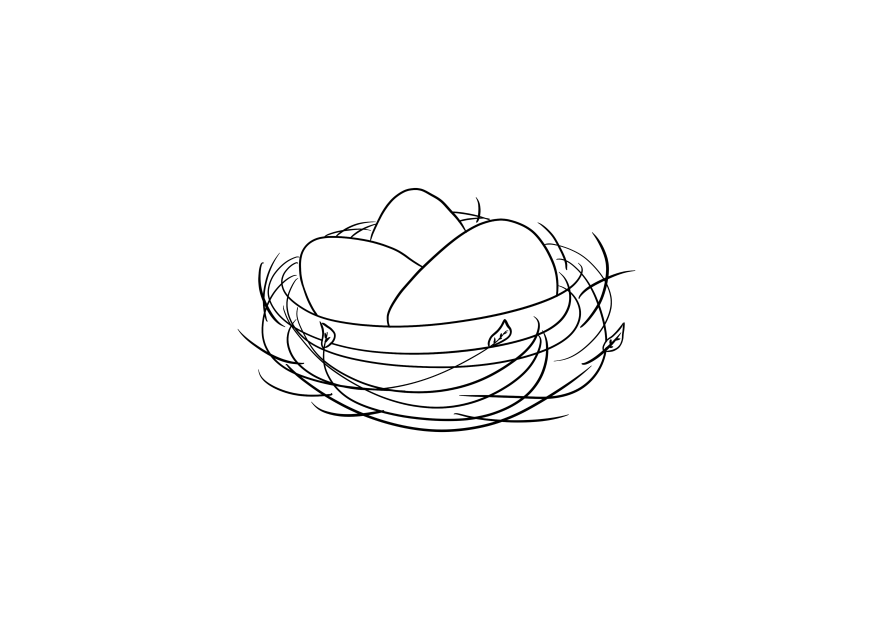
#> input picture Grafikprojekte/ET_Wortlaenge/1.png, 3508 x 2480 px (shown at 1/4 size); its folder holds 2 pictures in this run
$ python wortlaenge.py
#> lines starting #> are read from the running program, lines starting #| are printed output that depends on the picture
import numpy as np
from PIL import Image, ImageDraw, ImageFont
import os

v = np.array([1, 2])
plus = np.array([2, 2])
fontsFolder = 'C:\Windows\Fonts'
arialFont = ImageFont.truetype(os.path.join(fontsFolder, 'Arial.ttf'), 150)
words = ['Nest', 'Besen', 'Kuh', 'Elefant', 'Boot', 'Flugzeug', 'Cent', 'Flasche', 'Topf', 'Fernseher', 'Mund', 'Globus', 'Ente', 'Pinguin', 'Maus', 'Schlange', 'Stift', 'Tasche', 'Korn', 'Apfel', 'Tür', 'Hubschrauber', 'Fuß', 'Auge', 'Hai', 'Katze', 'Huhn', 'Finger', 'Schiff', 'Fahrrad', 'Ball', 'Zitrone', 'Brot', 'Erdbeere', 'Ei', 'Kirsche', 'Zug', 'Ziege', 'Baum', 'Hummel', 'Haus', 'Löffel', 'Hose', 'Banane']
for i in range(22):
    if i > 0:
        v = v+plus
    image1 = Image.open(str(v[0]) + '.png')
#> image1 is the input picture: PIL image 3508x2480 RGBA; mean R, G, B, A 250.5, 250.5, 250.5, 255
    widthcrop, heightcrop = image1.size
#> widthcrop = 3508; heightcrop = 2480
    image1square = image1.crop((widthcrop*0.15, 0, widthcrop*0.85, heightcrop))
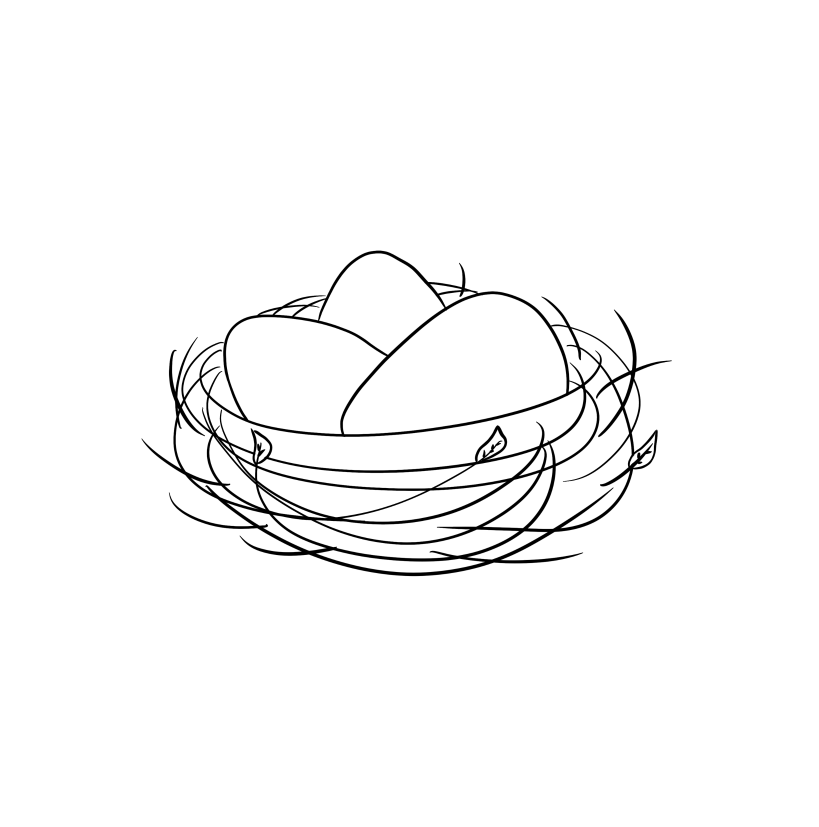
#> image1square: PIL image 2456x2480 RGBA (shown at 1/3 size); mean R, G, B, A 248.6, 248.6, 248.6, 255
    stimwidth, stimheight = image1square.size
#> stimwidth = 2456; stimheight = 2480
    draw1 = ImageDraw.Draw(image1square)
    stim1 = draw1.text((stimwidth*0.4, stimheight*0.9), str(words[v[0]-1]), fill='black', font=arialFont)
    image2 = Image.open(str(v[1]) + '.png')
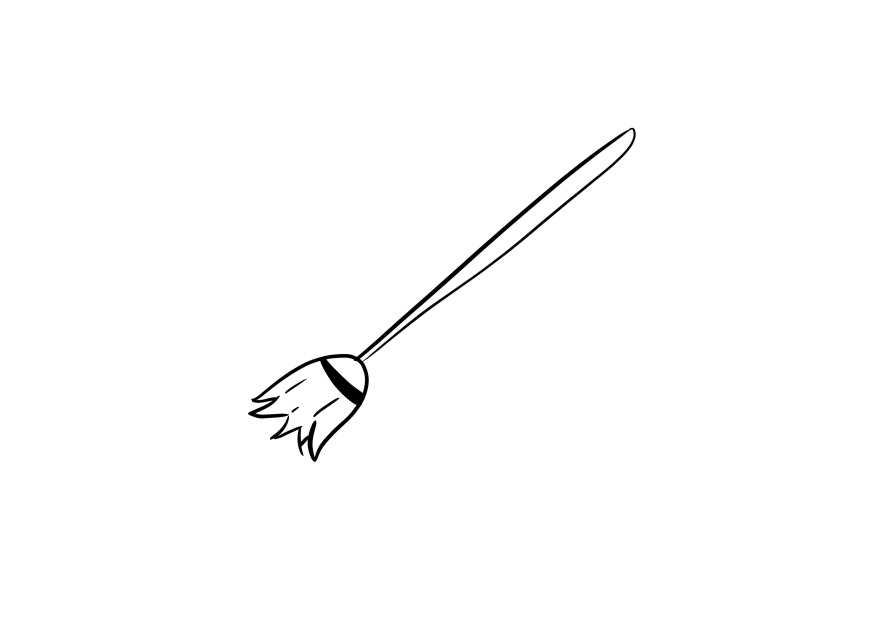
#> input picture Grafikprojekte/ET_Wortlaenge/2.png, 3508 x 2480 px (shown at 1/4 size)
#> image2 is the input picture: PIL image 3508x2480 RGBA; mean R, G, B, A 252.8, 252.8, 252.8, 255
    image2square = image2.crop((widthcrop*0.15, 0, widthcrop*0.85, heightcrop))
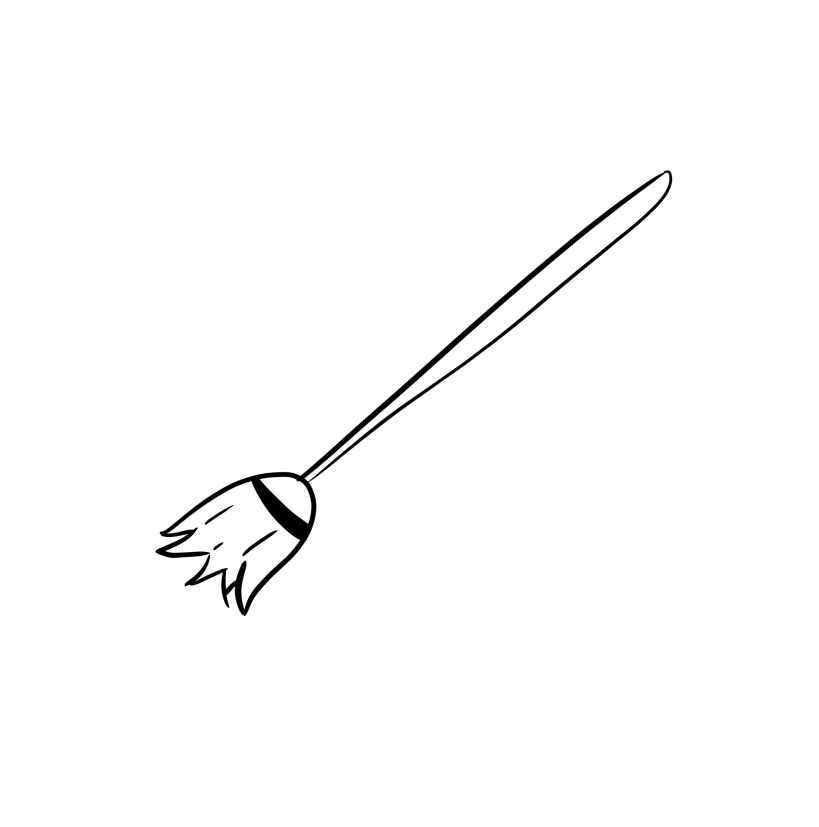
#> image2square: PIL image 2456x2480 RGBA (shown at 1/3 size); mean R, G, B, A 251.9, 251.9, 251.9, 255
    draw2 = ImageDraw.Draw(image2square)
    stim2 = draw2.text((stimwidth * 0.4, stimheight * 0.9), str(words[v[1]-1]), fill='black', font=arialFont)
    width, height = image1square.size
#> width = 2456; height = 2480
    hg = Image.new('RGBA', (width*2, height), 'white')
#> hg: PIL image 4912x2480 RGBA; every value is 255
    coord1 = [0, 0]
    coord2 = [width+1, 0]
#> coord2 = [2457, 0]

    for j in range(2):
        if j == 0:
            a_1 = [coord1, coord2]
            A = np.array(a_1)
        elif j == 1:
            a_1 = [coord2, coord1]
            A = np.array(a_1)
        hgKopie = hg.copy()
        paste1 = [int(coord) for coord in A[0]]
        paste2 = [int(coord) for coord in A[1]]
        hgKopie.paste(image1square, tuple(paste1))
        hgKopie.paste(image2square, tuple(paste2))
        hgKopie.save('Stimulus' + str(words[v[1]-1]) + '_' + str(words[v[0]-1]) + '.png')
        hgKopie = hg.copy()
        hgKopie.paste(image1square, tuple(paste2))
        hgKopie.paste(image2square, tuple(paste1))
        hgKopie.save('Stimulus' + str(words[v[0]-1]) + '_' + str(words[v[1]-1]) + '.png')
#> this loop made 2 passes
#> pass 1, `hgKopie.save('Stimulus' + str(words[v[1]-1]) + '_' + str(words[v[0]-1]..`:
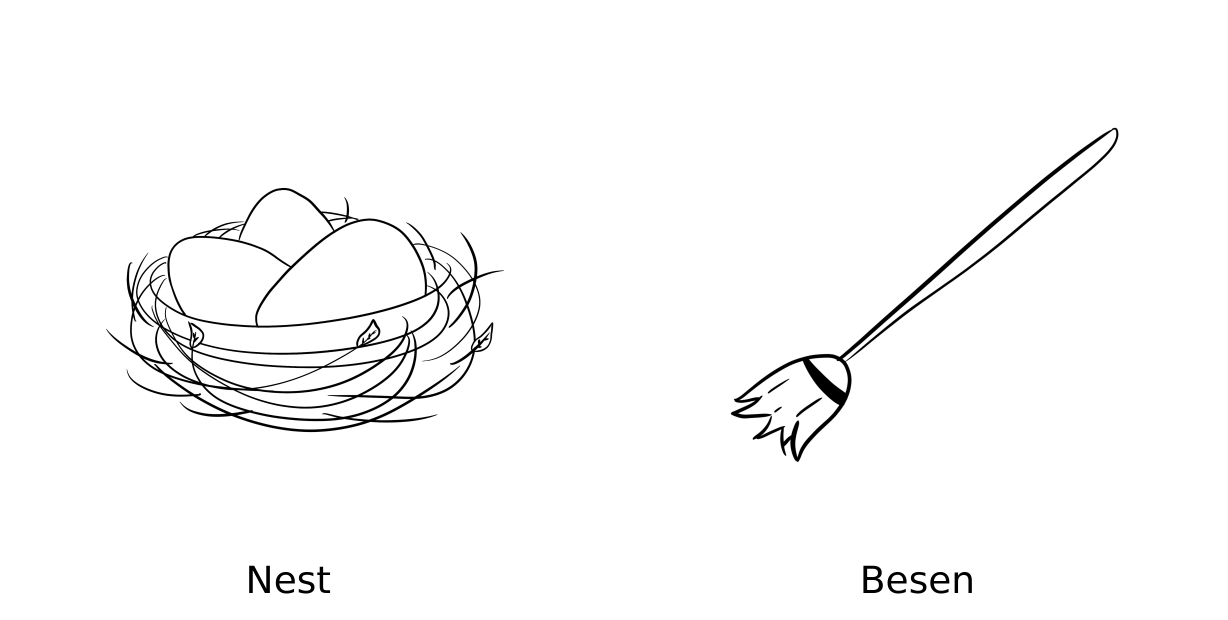
#> saved as StimulusBesen_Nest.png: PIL image 4912x2480 RGBA (shown at 1/4 size); mean R, G, B, A 249.7, 249.7, 249.7, 255
#> pass 1, `hgKopie.save('Stimulus' + str(words[v[0]-1]) + '_' + str(words[v[1]-1]..`:
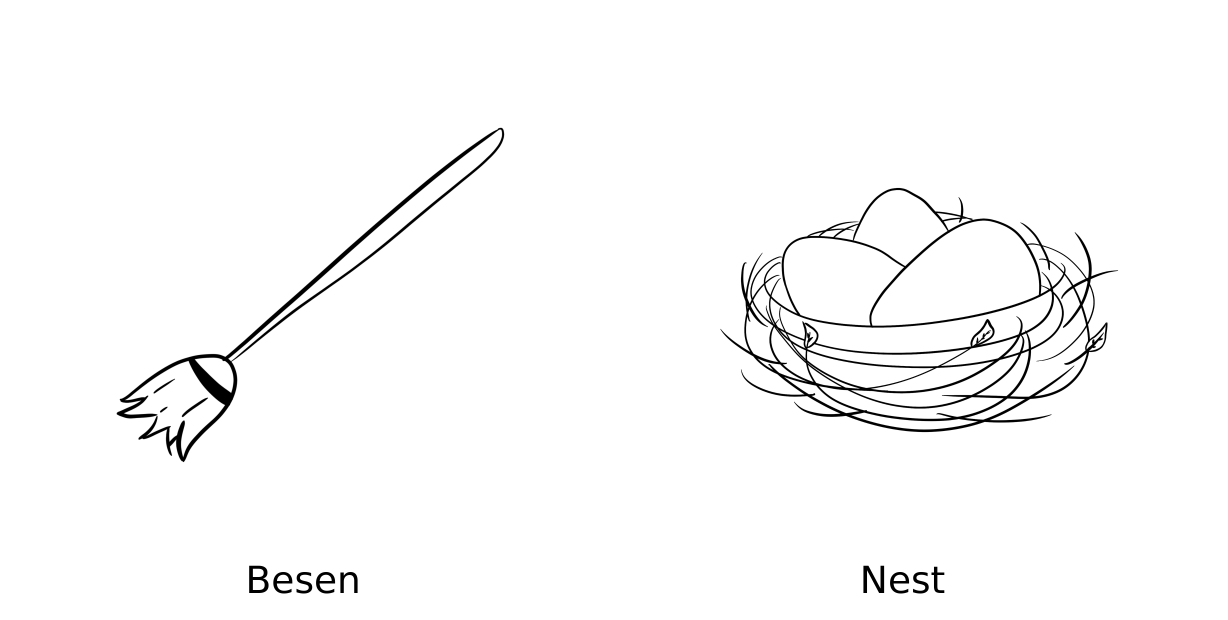
#> saved as StimulusNest_Besen.png: PIL image 4912x2480 RGBA (shown at 1/4 size); mean R, G, B, A 249.7, 249.7, 249.7, 255
#> (the run stopped early here; a loop or call above may not have finished)
